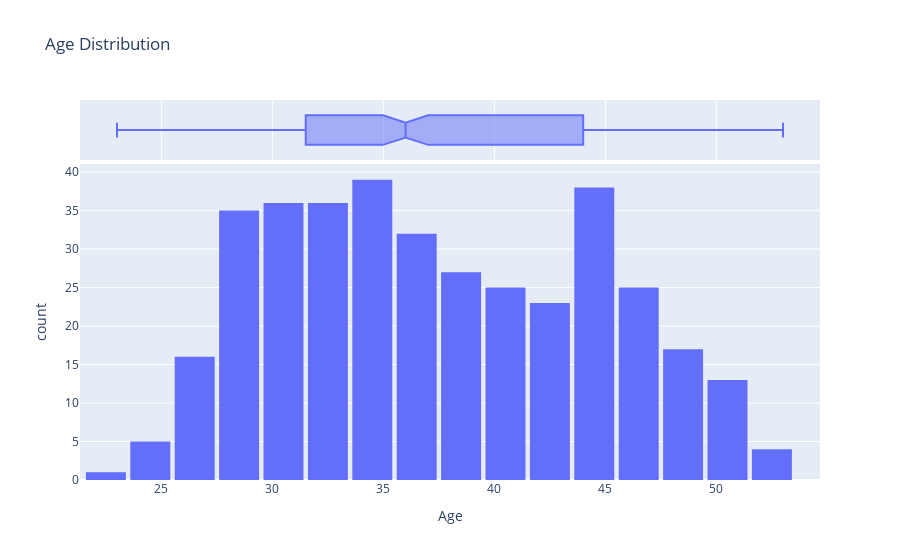

This figure's notebook cell:
### Code cell
fig = px.histogram(data, 
                   x='Age', 
                   marginal='box', 
                   nbins=30, 
                   title='Age Distribution')
fig.update_layout(bargap=0.1)
fig.show()

### Figure 1 — Plotly figure (JSON) as saved in the notebook; plotly's stock layout.template omitted (floating-point values rounded to 4 significant figures; data arrays with more than 128 entries replaced by an {"elided": "..."} marker saying what was removed)
{"data": [{"alignmentgroup": "True", "bingroup": "x", "hovertemplate": "Age=%{x}<br>count=%{y}<extra></extra>", "legendgroup": "", "marker": {"color": "#636efa", "pattern": {"shape": ""}}, "name": "", "nbinsx": 30, "offsetgroup": "", "orientation": "v", "showlegend": false, "type": "histogram", "x": {"elided": "372 int values"}, "xaxis": "x", "yaxis": "y"}, {"alignmentgroup": "True", "hovertemplate": "Age=%{x}<extra></extra>", "legendgroup": "", "marker": {"color": "#636efa"}, "name": "", "notched": true, "offsetgroup": "", "showlegend": false, "type": "box", "x": {"elided": "372 int values"}, "xaxis": "x2", "yaxis": "y2"}], "layout": {"bargap": 0.1, "barmode": "relative", "legend": {"tracegroupgap": 0}, "title": {"text": "Age Distribution"}, "xaxis": {"anchor": "y", "domain": [0, 1], "title": {"text": "Age"}}, "xaxis2": {"anchor": "y2", "domain": [0, 1], "matches": "x", "showgrid": true, "showticklabels": false}, "yaxis": {"anchor": "x", "domain": [0, 0.8316], "title": {"text": "count"}}, "yaxis2": {"anchor": "x2", "domain": [0.8416, 1], "matches": "y2", "showgrid": false, "showline": false, "showticklabels": false, "ticks": ""}}}
